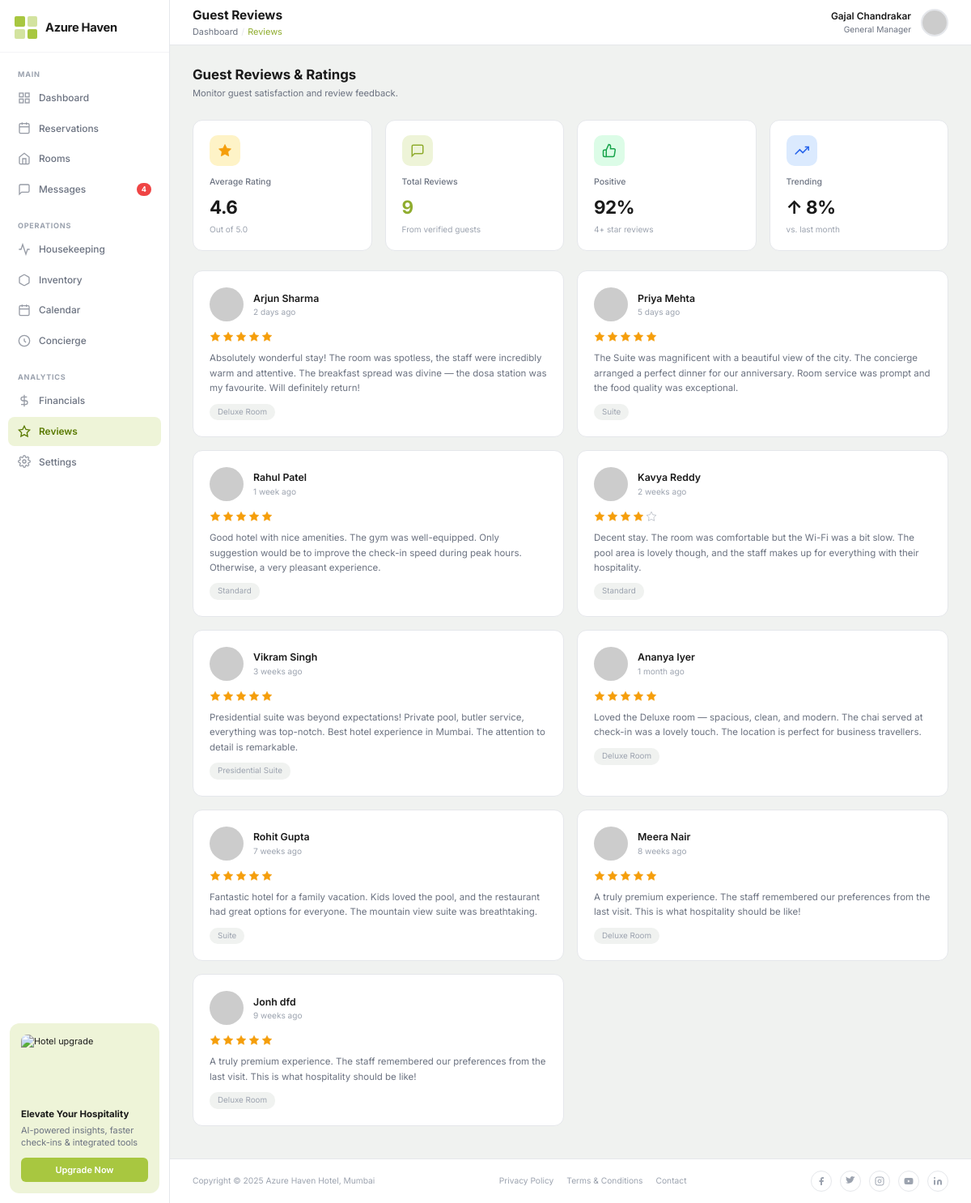
The app's page /reviews/ with its own data.
### hotel/models.py (models this page shows, shortened)
class Guest(models.Model):
    GENDER_CHOICES = [('Male', 'Male'), ('Female', 'Female'), ('Other', 'Other')]
    LOYALTY_TIERS = [
        ('None', 'None'),
        ('Silver', 'Silver'),
        ('Gold', 'Gold'),
        ('Platinum', 'Platinum'),
        ('Elite', 'Elite'),
    ]
    guest_id = models.CharField(max_length=20, unique=True)
    first_name = models.CharField(max_length=100)
    last_name = models.CharField(max_length=100)
    email = models.EmailField(unique=True)
    phone = models.CharField(max_length=20)
    date_of_birth = models.DateField(null=True, blank=True)
    gender = models.CharField(max_length=10, choices=GENDER_CHOICES, blank=True)
    nationality = models.CharField(max_length=50, blank=True)
    passport_number = models.CharField(max_length=20, blank=True)
    loyalty_status = models.CharField(max_length=20, choices=LOYALTY_TIERS, default='None')
    loyalty_tier = models.CharField(max_length=20, blank=True)
    points_balance = models.PositiveIntegerField(default=0)
    avatar = models.ImageField(upload_to='avatars/', blank=True, null=True)
    created_at = models.DateTimeField(auto_now_add=True)
    @property
    def full_name(self):
        return f"{self.first_name} {self.last_name}"

### hotel/views.py (the view)
# urls.py: path('reviews/', views.reviews, name='reviews'),
def reviews(request):
    guests = Guest.objects.all()
    return render(request, 'hotel/reviews.html', {'guests': guests})

### hotel/templates/hotel/reviews.html (shortened to what this page needs)
{% extends "hotel/base.html" %}
{% block topnav %}
<header class="topnav">
  <div class="topnav-title-wrap">
    <h1 class="topnav-title">Guest Reviews</h1>
    <div class="topnav-breadcrumb">
      <a href="{% url 'dashboard' %}">Dashboard</a>
      <span class="topnav-breadcrumb-sep">/</span>
      <span style="color:var(--accent-hover);">Reviews</span>
    </div>
  </div>
  <div class="topnav-user">
    <div class="topnav-user-info">
      <div class="topnav-user-name">Gajal Chandrakar</div>
      <div class="topnav-user-role">General Manager</div>
    </div>
    <img class="topnav-avatar" src="https://ui-avatars.com/api/?name=Gajal+Chandrakar&background=a8c740&color=fff" alt="Admin" />
  </div>
</header>
{% endblock %}
{% block content %}
<div class="page-header">
  <div>
    <h2 class="page-heading">Guest Reviews & Ratings</h2>
    <p class="page-subheading">Monitor guest satisfaction and review feedback.</p>
  </div>
</div>
<div class="review-summary-stats">
  <div class="stat-card">
    <div class="stat-icon-wrap" style="background:#fef3c7;">
      <svg width="18" height="18" viewBox="0 0 24 24" fill="#f59e0b" stroke="#f59e0b" stroke-width="1"><polygon points="12 2 15.09 8.26 22 9.27 17 14.14 18.18 21.02 12 17.77 5.82 21.02 7 14.14 2 9.27 8.91 8.26 12 2"/></svg>
    </div>
    <div class="stat-label">Average Rating</div>
    <div class="stat-value">4.6</div>
    <div class="stat-sub">Out of 5.0</div>
  </div>
  <div class="stat-card">
    <div class="stat-icon-wrap" style="background:#eef4d8;">
      <svg width="18" height="18" viewBox="0 0 24 24" fill="none" stroke="#8fac2e" stroke-width="2"><path d="M21 15a2 2 0 0 1-2 2H7l-4 4V5a2 2 0 0 1 2-2h14a2 2 0 0 1 2 2z"/></svg>
    </div>
    <div class="stat-label">Total Reviews</div>
    <div class="stat-value stat-accent">{{ guests|length }}</div>
    <div class="stat-sub">From verified guests</div>
  </div>
  <div class="stat-card">
    <div class="stat-icon-wrap" style="background:#dcfce7;">
      <svg width="18" height="18" viewBox="0 0 24 24" fill="none" stroke="#16a34a" stroke-width="2"><path d="M14 9V5a3 3 0 0 0-3-3l-4 9v11h11.28a2 2 0 0 0 2-1.7l1.38-9a2 2 0 0 0-2-2.3H14z"/><path d="M7 22H4a2 2 0 0 1-2-2v-7a2 2 0 0 1 2-2h3"/></svg>
    </div>
    <div class="stat-label">Positive</div>
    <div class="stat-value">92%</div>
    <div class="stat-sub">4+ star reviews</div>
  </div>
  <div class="stat-card">
    <div class="stat-icon-wrap" style="background:#dbeafe;">
      <svg width="18" height="18" viewBox="0 0 24 24" fill="none" stroke="#2563eb" stroke-width="2"><polyline points="23 6 13.5 15.5 8.5 10.5 1 18"/><polyline points="17 6 23 6 23 12"/></svg>
    </div>
    <div class="stat-label">Trending</div>
    <div class="stat-value">↑ 8%</div>
    <div class="stat-sub">vs. last month</div>
  </div>
</div>
<div class="reviews-grid">
  {% for guest in guests %}
  <div class="review-card">
    <div class="review-header">
      <img class="review-avatar" src="https://ui-avatars.com/api/?name={{ guest.first_name }}+{{ guest.last_name }}&background=c8d89a&color=5a7a00&size=42" alt="{{ guest.full_name }}" />
      <div>
        <div class="review-name">{{ guest.full_name }}</div>
        <div class="review-date">
          {% if forloop.counter == 1 %}2 days ago{% elif forloop.counter == 2 %}5 days ago{% elif forloop.counter == 3 %}1 week ago{% elif forloop.counter == 4 %}2 weeks ago{% elif forloop.counter == 5 %}3 weeks ago{% elif forloop.counter == 6 %}1 month ago{% else %}{{ forloop.counter }} weeks ago{% endif %}
        </div>
      </div>
    </div>
    <div class="review-stars">
      {% if forloop.counter == 1 or forloop.counter == 5 or forloop.counter == 7 %}
        <svg viewBox="0 0 24 24" class="filled" stroke-width="1"><polygon points="12 2 15.09 8.26 22 9.27 17 14.14 18.18 21.02 12 17.77 5.82 21.02 7 14.14 2 9.27 8.91 8.26 12 2"/></svg>
        <svg viewBox="0 0 24 24" class="filled" stroke-width="1"><polygon points="12 2 15.09 8.26 22 9.27 17 14.14 18.18 21.02 12 17.77 5.82 21.02 7 14.14 2 9.27 8.91 8.26 12 2"/></svg>
        <svg viewBox="0 0 24 24" class="filled" stroke-width="1"><polygon points="12 2 15.09 8.26 22 9.27 17 14.14 18.18 21.02 12 17.77 5.82 21.02 7 14.14 2 9.27 8.91 8.26 12 2"/></svg>
        <svg viewBox="0 0 24 24" class="filled" stroke-width="1"><polygon points="12 2 15.09 8.26 22 9.27 17 14.14 18.18 21.02 12 17.77 5.82 21.02 7 14.14 2 9.27 8.91 8.26 12 2"/></svg>
        <svg viewBox="0 0 24 24" class="filled" stroke-width="1"><polygon points="12 2 15.09 8.26 22 9.27 17 14.14 18.18 21.02 12 17.77 5.82 21.02 7 14.14 2 9.27 8.91 8.26 12 2"/></svg>
      {% elif forloop.counter == 4 %}
        <svg viewBox="0 0 24 24" class="filled" stroke-width="1"><polygon points="12 2 15.09 8.26 22 9.27 17 14.14 18.18 21.02 12 17.77 5.82 21.02 7 14.14 2 9.27 8.91 8.26 12 2"/></svg>
        <svg viewBox="0 0 24 24" class="filled" stroke-width="1"><polygon points="12 2 15.09 8.26 22 9.27 17 14.14 18.18 21.02 12 17.77 5.82 21.02 7 14.14 2 9.27 8.91 8.26 12 2"/></svg>
        <svg viewBox="0 0 24 24" class="filled" stroke-width="1"><polygon points="12 2 15.09 8.26 22 9.27 17 14.14 18.18 21.02 12 17.77 5.82 21.02 7 14.14 2 9.27 8.91 8.26 12 2"/></svg>
        <svg viewBox="0 0 24 24" class="filled" stroke-width="1"><polygon points="12 2 15.09 8.26 22 9.27 17 14.14 18.18 21.02 12 17.77 5.82 21.02 7 14.14 2 9.27 8.91 8.26 12 2"/></svg>
        <svg viewBox="0 0 24 24" class="empty" stroke-width="1"><polygon points="12 2 15.09 8.26 22 9.27 17 14.14 18.18 21.02 12 17.77 5.82 21.02 7 14.14 2 9.27 8.91 8.26 12 2"/></svg>
      {% else %}
        <svg viewBox="0 0 24 24" class="filled" stroke-width="1"><polygon points="12 2 15.09 8.26 22 9.27 17 14.14 18.18 21.02 12 17.77 5.82 21.02 7 14.14 2 9.27 8.91 8.26 12 2"/></svg>
        <svg viewBox="0 0 24 24" class="filled" stroke-width="1"><polygon points="12 2 15.09 8.26 22 9.27 17 14.14 18.18 21.02 12 17.77 5.82 21.02 7 14.14 2 9.27 8.91 8.26 12 2"/></svg>
        <svg viewBox="0 0 24 24" class="filled" stroke-width="1"><polygon points="12 2 15.09 8.26 22 9.27 17 14.14 18.18 21.02 12 17.77 5.82 21.02 7 14.14 2 9.27 8.91 8.26 12 2"/></svg>
        <svg viewBox="0 0 24 24" class="filled" stroke-width="1"><polygon points="12 2 15.09 8.26 22 9.27 17 14.14 18.18 21.02 12 17.77 5.82 21.02 7 14.14 2 9.27 8.91 8.26 12 2"/></svg>
        <svg viewBox="0 0 24 24" class="filled" stroke-width="1"><polygon points="12 2 15.09 8.26 22 9.27 17 14.14 18.18 21.02 12 17.77 5.82 21.02 7 14.14 2 9.27 8.91 8.26 12 2"/></svg>
      {% endif %}
    </div>
    <div class="review-text">
      {% if forloop.counter == 1 %}Absolutely wonderful stay! The room was spotless, the staff were incredibly warm and attentive. The breakfast spread was divine — the dosa station was my favourite. Will definitely return!
      {% elif forloop.counter == 2 %}The Suite was magnificent with a beautiful view of the city. The concierge arranged a perfect dinner for our anniversary. Room service was prompt and the food quality was exceptional.
      {% elif forloop.counter == 3 %}Good hotel with nice amenities. The gym was well-equipped. Only suggestion would be to improve the check-in speed during peak hours. Otherwise, a very pleasant experience.
      {% elif forloop.counter == 4 %}Decent stay. The room was comfortable but the Wi-Fi was a bit slow. The pool area is lovely though, and the staff makes up for everything with their hospitality.
      {% elif forloop.counter == 5 %}Presidential suite was beyond expectations! Private pool, butler service, everything was top-notch. Best hotel experience in Mumbai. The attention to detail is remarkable.
      {% elif forloop.counter == 6 %}Loved the Deluxe room — spacious, clean, and modern. The chai served at check-in was a lovely touch. The location is perfect for business travellers.
      {% elif forloop.counter == 7 %}Fantastic hotel for a family vacation. Kids loved the pool, and the restaurant had great options for everyone. The mountain view suite was breathtaking.
      {% else %}A truly premium experience. The staff remembered our preferences from the last visit. This is what hospitality should be like!
      {% endif %}
    </div>
    <span class="review-room-tag">
      {% if forloop.counter == 1 %}Deluxe Room{% elif forloop.counter == 2 %}Suite{% elif forloop.counter == 3 %}Standard{% elif forloop.counter == 4 %}Standard{% elif forloop.counter == 5 %}Presidential Suite{% elif forloop.counter == 6 %}Deluxe Room{% elif forloop.counter == 7 %}Suite{% else %}Deluxe Room{% endif %}
    </span>
  </div>
  {% endfor %}
</div>
{% endblock %}

### static/css/main.css (style rules this page uses)
:root { --bg: #f0f2f0; --sidebar-bg: #ffffff; --card-bg: #ffffff; --accent: #a8c740; --accent-hover: #8fac2e; --accent-light: #eef4d8; --text-primary: #1a1a1a; --text-secondary: #6b7280; --text-muted: #9ca3af; --border: #e5e7eb; --border-light: #f3f4f6; --shadow-sm: 0 1px 3px rgba(0,0,0,.06), 0 1px 2px rgba(0,0,0,.04); --shadow: 0 4px 16px rgba(0,0,0,.08); --shadow-lg: 0 8px 32px rgba(0,0,0,.12); --radius: 12px; --radius-sm: 8px; --radius-xs: 6px; --sidebar-w: 210px; --nav-h: 56px; --confirmed: #22c55e; --pending: #f59e0b; --cancelled: #ef4444; --checkedin: #3b82f6; }
*, *::before, *::after { box-sizing: border-box; margin: 0; padding: 0; }
html { font-size: 14px; }
body { font-family: 'Inter', system-ui, sans-serif; background: var(--bg); color: var(--text-primary); line-height: 1.5; min-height: 100vh; }
a { text-decoration: none; color: inherit; }
img { max-width: 100%; display: block; }
.topnav { height: var(--nav-h); background: var(--card-bg); border-bottom: 1px solid var(--border); display: flex; align-items: center; padding: 0 28px; gap: 16px; position: sticky; top: 0; z-index: 90; }
.topnav-title { font-size: 1.1rem; font-weight: 700; flex: 1; }
.topnav-breadcrumb { font-size: .78rem; color: var(--text-secondary); display: flex; align-items: center; gap: 4px; flex: 1; margin-top: 1px; }
.topnav-breadcrumb a { color: var(--text-secondary); }
.topnav-breadcrumb-sep { color: var(--border); }
.topnav-title-wrap { flex: 1; }
.topnav-user { display: flex; align-items: center; gap: 12px; }
.topnav-user-info { text-align: right; }
.topnav-user-name { font-weight: 600; font-size: .85rem; }
.topnav-user-role { font-size: .73rem; color: var(--text-secondary); }
.topnav-avatar { width: 34px; height: 34px; border-radius: 50%; object-fit: cover; background: var(--border-light); border: 2px solid var(--border); }
.stat-card { background: var(--card-bg); border: 1px solid var(--border); border-radius: var(--radius); padding: 18px 20px; transition: box-shadow .2s, transform .2s; }
.stat-icon-wrap { width: 38px; height: 38px; border-radius: 10px; display: flex; align-items: center; justify-content: center; margin-bottom: 12px; }
.stat-icon-wrap svg { width: 18px; height: 18px; }
.stat-label { font-size: .75rem; color: var(--text-secondary); font-weight: 500; margin-bottom: 6px; }
.stat-value { font-size: 1.6rem; font-weight: 700; letter-spacing: -.5px; }
.stat-sub { font-size: .72rem; color: var(--text-muted); margin-top: 4px; }
.stat-accent { color: var(--accent-hover); }
.reviews-grid { display: grid; grid-template-columns: repeat(auto-fill, minmax(320px, 1fr)); gap: 16px; }
.review-card { background: var(--card-bg); border: 1px solid var(--border); border-radius: var(--radius); padding: 20px; transition: box-shadow .2s; }
.review-header { display: flex; align-items: center; gap: 12px; margin-bottom: 12px; }
.review-avatar { width: 42px; height: 42px; border-radius: 50%; object-fit: cover; }
.review-name { font-size: .88rem; font-weight: 600; }
.review-date { font-size: .72rem; color: var(--text-muted); }
.review-stars { display: flex; gap: 2px; margin-bottom: 10px; }
.review-stars svg { width: 14px; height: 14px; }
.review-stars svg.filled { fill: #f59e0b; stroke: #f59e0b; }
.review-stars svg.empty { fill: none; stroke: var(--text-muted); }
.review-text { font-size: .82rem; color: var(--text-secondary); line-height: 1.6; }
.review-room-tag { display: inline-block; margin-top: 10px; font-size: .7rem; color: var(--text-muted); background: var(--bg); padding: 3px 10px; border-radius: 10px; }
.review-summary-stats { display: grid; grid-template-columns: repeat(4, 1fr); gap: 16px; margin-bottom: 24px; }
.page-header { display: flex; align-items: center; justify-content: space-between; margin-bottom: 24px; }
.page-heading { font-size: 1.2rem; font-weight: 700; }
.page-subheading { font-size: .8rem; color: var(--text-secondary); margin-top: 2px; }

### records on screen
Guest: full_name "Arjun Sharma", shows "2 days ago", shows "Deluxe Room"
Guest: full_name "Priya Mehta", shows "5 days ago", shows "Suite"
Guest: full_name "Rahul Patel", shows "1 week ago", shows "Standard"
Guest: full_name "Kavya Reddy", shows "2 weeks ago", shows "Standard"
Guest: full_name "Vikram Singh", shows "3 weeks ago", shows "Presidential Suite"
Guest: full_name "Ananya Iyer", shows "1 month ago", shows "Deluxe Room"
Guest: full_name "Rohit Gupta", shows "Suite"
Guest: full_name "Meera Nair", shows "Deluxe Room"
Guest: full_name "Jonh dfd", shows "Deluxe Room"

### other values on screen
{{ guests|length }} "9"
